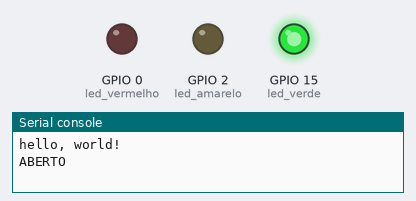
This program was run on a simulated ESP32 board running MicroPython. Parts: output pins drawn as LEDs (lit = HIGH), the last lines printed to the serial console. Wiring (from the project's diagram.json): red LED on GPIO 0, yellow LED on GPIO 2, green LED on GPIO 15.

Above: at 10.0 s.
At 25.0 s:
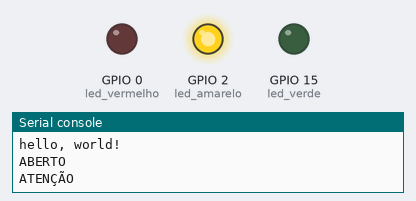
At 33.5 s:
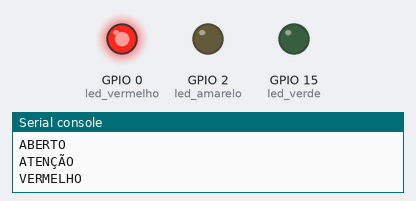
Timing chart, 0 to 48.1 s (numbered marks = the images above):
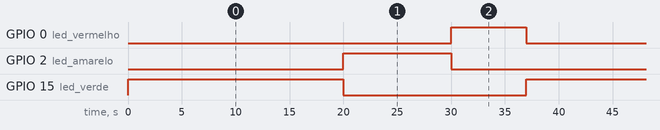

Measured:
- by itself, GPIO 0 (led_vermelho): alternates HIGH for 7.0 s and LOW for 30.0 s
- by itself, GPIO 2 (led_amarelo): alternates HIGH for 10.0 s and LOW for 27.0 s
- by itself, GPIO 15 (led_verde): alternates HIGH for 20.0 s and LOW for 17.0 s

The program:

main.py
```python
from machine import Pin
from utime import sleep

print("hello, world!")

led_verde = Pin(15, Pin.OUT)
led_amarelo = Pin(2, Pin.OUT)
led_vermelho = Pin(0, Pin.OUT)

while True:
  led_verde.on()
  print("ABERTO")
  sleep(20)
  led_verde.off()
  led_amarelo.on()
  print("ATENÇÃO")
  sleep(10)
  led_amarelo.off()
  led_vermelho.on()
  print("VERMELHO")
  sleep(7)
  led_vermelho.off()

  
```
